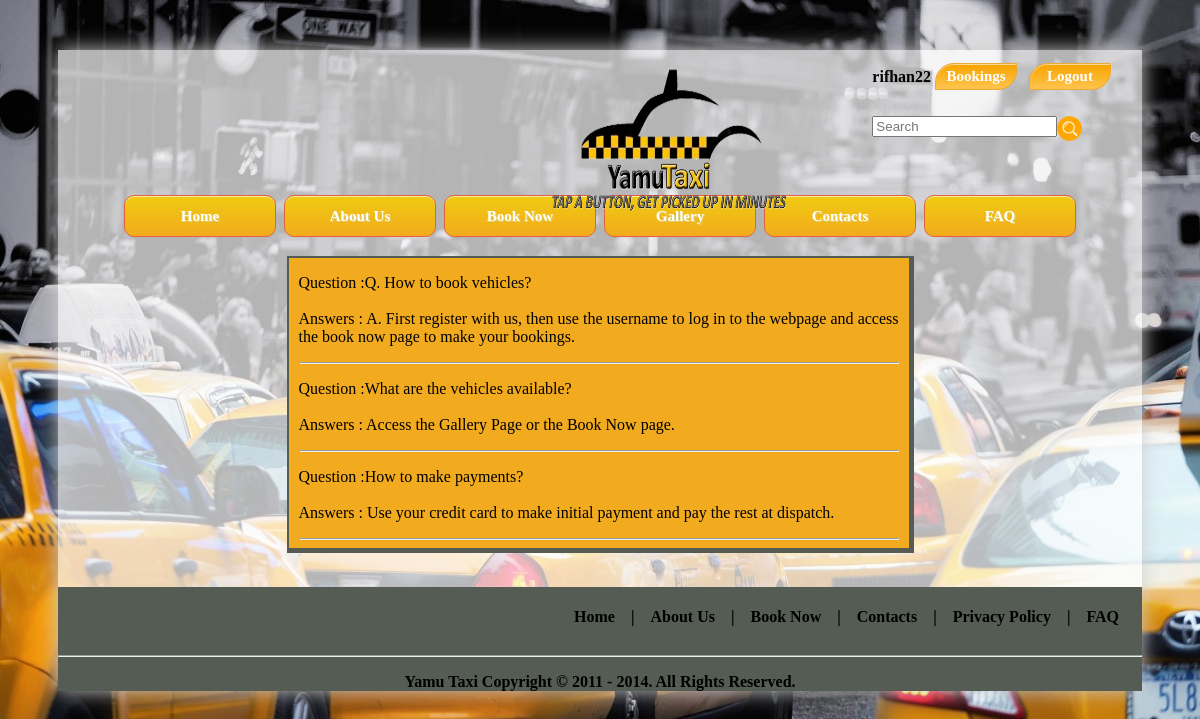
The page /Taxi/FAQ/connect.php (signed in) on the database its author committed.
### tables this page shows
CREATE TABLE IF NOT EXISTS `faq` (
  `id` int(11) NOT NULL AUTO_INCREMENT,
  `answer` varchar(255) NOT NULL,
  `question` varchar(255) NOT NULL,
  PRIMARY KEY (`id`)
);

### Taxi/FAQ/connect.php (the view, shortened to what this page needs)
<?php
	$count_count='';
	$session_name='';
	if (isset($_SESSION['username'])) {
		$session_name=$_SESSION['username'];
		$query=mysql_query("SELECT * FROM users WHERE username='$session_name' ") or die("Could not check member");
		$count_count=mysql_num_rows($query);
	}
 ?>
<html>
	<head>
		<link href="comabout.css" rel="stylesheet" type="text/css">
	</head>
	<body  style="background-image: url('taxi_1.jpg')" bgproperties="fixed">
		<div id="body">
		<header>
		<div>
    		<table align="right" style="margin-right: 20px; margin-top: 10px;">
    			<tr>
    				<td style="color:black; font-family: calibri;  font-weight: bold;"><?php echo $session_name; ?></td>
    				<?php
    				if($count_count==1){
    					?>
    					<td><a class="btn" href="/saad/Taxi/mybooking/mybooking.php">Bookings</a></td><td>&nbsp;</td>
    					<td><a class="btn" href="/saad/Taxi/logout.php">Logout</a></td><td>&nbsp;</td>
    					<?php
					}else{
    					?>
    					<td><a class="btn" href="/saad/Taxi/login/login.php">Sign In</a></td><td>&nbsp;</td>
    				<td><a class="btn" href="/saad/Taxi/Registration/registration_6.php">Register</a></td><td>&nbsp;</td>
    					<?php
					}
					?>
    			</tr>
    			<tr><td>&nbsp;</td></tr>
    			<tr>
    <form  action="\saad\Taxi\search\search\index.php" method="post" >
	<td colspan="4"><input type="text" name="search" placeholder="Search" onkeydown="searchq($output);"/>
		<a href="\saad\Taxi\search\search\index.php"><img src="\saad\Taxi\search\search\searchbut.png" height="25px" width="25px" style="position: absolute;"/></a> </td>
	</form>
</tr>
    		</table>
    	</div>
    	<div>
    		<img id="_2logo" src="logo1.png"/>
    	</div>
    	</header>
    	<p>&nbsp;</p>
    	<p>&nbsp;</p>
    	<p>&nbsp;</p>
    	<div>
    		<nav>
    			<table id="_2malinks" align="center" >
    				<tr><td>&nbsp;</td></tr>
    				<tr>
    					<td><a class="_2link" href="\saad\Taxi\Home\home.php">Home</a></td><td></td>
    					<td><a class="_2link" href="/saad/Taxi/about/comabout.php">About Us</a></td><td></td>
    					<td><a class="_2link" href="/saad/Taxi/Booking/Booking.php">Book Now</a></td><td></td>
    					<td><a class="_2link" href="/saad\Taxi\Arul\info.php">Gallery</a></td><td></td>
    					<td><a class="_2link" href="/saad/Taxi/contacts/contact.php">Contacts</a></td><td></td>
    					<td><a class="_2link" href="\saad\Taxi\FAQ\connect.php">FAQ</a></td>
    				</tr>
    			</table>
    		</nav>
    	</div>
    	<div style="min-height: 300px;">
		<?php
		$link = mysql_connect(DB_HOST,DB_USER,DB_PASSWORD);
		$sql = 'select * from FAQ';
		$retval =mysql_query($sql,$link);
		echo "<div class='who_3'>";
		 while($row = mysql_fetch_array($retval, MYSQL_NUM))
			{
				echo"<p>Question :{$row[2]}  <br/> <br/>".
         			"Answers : {$row[1]} <br> </p><hr>";
			}
		echo "</div></br>";
		?>
		</div>
    	<footer style="background-color: #545C53;">
    	<div style="float: left;">
    		<table id="likes">
    			<tr>
    				<td>&nbsp;</td>
    			</tr>
    			<tr>
    				<td>
    				</td>
    			</tr>
    		</table>
    	</div>
    	<div>
    		<nav>
    			<table id="_2malinks2" align="right">
    				<tr>
    					<td><a class="_2link2" href="\saad\Taxi\Home\home.php">Home</a></td><td>&nbsp;&nbsp; | &nbsp;&nbsp;</td>
    					<td><a class="_2link2" href="/saad/Taxi/About/comabout.php">About Us</a></td><td>&nbsp;&nbsp; | &nbsp;&nbsp;</td>
    					<td><a class="_2link2" href="/saad/Taxi/Booking/Booking.php">Book Now</a></td><td>&nbsp;&nbsp; | &nbsp;&nbsp;</td>
    					<td><a class="_2link2" href="/saad/Taxi/contacts/contact.php">Contacts</a></td><td>&nbsp;&nbsp; | &nbsp;&nbsp;</td>
    					<td><a class="_2link2" href="\saad\Taxi\Privacy\privacy.php">Privacy Policy</a></td><td>&nbsp;&nbsp; | &nbsp;&nbsp;</td>
    					<td><a class="_2link2" href="\saad\Taxi\FAQ\connect.php">FAQ</a></td>
    				</tr>
    			</table>
    		</nav>
    	</div>
    	<p>&nbsp;</p>
    	<hr />
    	<div>
    		<center><p id="copyright"><b>Yamu Taxi Copyright &copy; 2011 - 2014. All Rights Reserved.</b></p></center>
    	</div>
    	</footer>
    	</div>
	</body>
</html>

### Taxi/FAQ/comabout.css (style rules this page uses)
#body { margin: 50px; -moz-box-shadow: 0 0 20px #ccc; -webkit-box-shadow: 0 0 20px #ccc; box-shadow: 0 0 20px #CFCFCF; background-color: rgba(255,255,255,0.7); }
.btn { -moz-box-shadow:inset 0px 1px 0px 0px #fed897; -webkit-box-shadow:inset 0px 1px 0px 0px #fed897; box-shadow:inset 0px 1px 0px 0px #fed897; background:-webkit-gradient( linear, left top, left bottom, color-stop(0.05, #f8a500), color-stop(1, #ffc44f) ); background:-moz-linear-gradient( center top, #f8a500 5%, #ffc44f 100% ); filter:progid:DXImageTransform.Microsoft.gradient(startColorstr='#f8a500', endColorstr='#ffc44f'); background-color:#f8a500; -webkit-border-top-left-radius:19px; -moz-border-radius-topleft:19px; border-top-left-radius:19px; -webkit-border-top-right-radius:0px; -moz-border-radius-topright:0px; border-top-right-radius:0px; -webkit-border-bottom-right-radius:19px; -moz-border-radius-bottomright:19px; border-bottom-right-radius:19px; -webkit-border-bottom-left-radius:0px; -moz-border-radius-bottomleft:0px; border-bottom-left-radius:0px; text-indent:0; border:1px solid #eda933; display:inline-block; color:#ffffff; font-family:Trebuchet MS; font-size:15px; font-weight:bold; font-style:normal; height:25px; line-height:25px; width:80px; text-decoration:none; text-align:center; }
#_2logo { width: 20%; height: 20%; position: absolute; left: 550px; top: 60px; }
._2link { -moz-box-shadow:inset 0px 1px 0px 0px #f9eca0; -webkit-box-shadow:inset 0px 1px 0px 0px #f9eca0; box-shadow:inset 0px 1px 0px 0px #f9eca0; background:-webkit-gradient( linear, left top, left bottom, color-stop(0.05, #f0c911), color-stop(1, #f2ab1e) ); background:-moz-linear-gradient( center top, #f0c911 5%, #f2ab1e 100% ); filter:progid:DXImageTransform.Microsoft.gradient(startColorstr='#f0c911', endColorstr='#f2ab1e'); background-color:#f0c911; -webkit-border-top-left-radius:10px; -moz-border-radius-topleft:10px; border-top-left-radius:10px; -webkit-border-top-right-radius:10px; -moz-border-radius-topright:10px; border-top-right-radius:10px; -webkit-border-bottom-right-radius:10px; -moz-border-radius-bottomright:10px; border-bottom-right-radius:10px; -webkit-border-bottom-left-radius:10px; -moz-border-radius-bottomleft:10px; border-bottom-left-radius:10px; text-indent:0; border:1px solid #e65f44; display:inline-block; color:#c92200; font-family:Times New Roman; font-size:15px; font-weight:bold; font-style:normal; height:40px; line-height:40px; width:150px; text-decoration:none; text-align:center; text-shadow:1px 1px 0px #ded17c; }
a._2link:link { color:white; text-decoration:none; }
#likes { margin-left: 40px; }
#_2malinks2 { text-align: center; font-family: "Calibri"; font-weight:700; font-size: 16px; margin-right: 20px; }
a._2link2:link { color: black; text-decoration: none; }
#copyright { font-family: "Calibri"; }

### Taxi/FAQ/connect.php (style rules this page uses)
.who_3 { text-align:center; color: black; width:600px; text-align: justify; border:2px solid #545C53; background-color: #f2ab1e; border-right-width: 5px; border-bottom-width: 5px; padding-left: 10px; padding-right: 10px; margin-right: 50px; margin-left:auto; margin-right:auto; }

### rows shown on the page
faq: question "Q. How to book vehicles?", answer "A. First register with us, then use the username to log in to the webpage and access the book now page to make your bookings."
faq: question "What are the vehicles available?", answer "Access the Gallery Page or the Book Now page."
faq: question "How to make payments?", answer "Use your credit card to make initial payment and pay the rest at dispatch."

### other values the page prints
$session_name "rifhan22"
